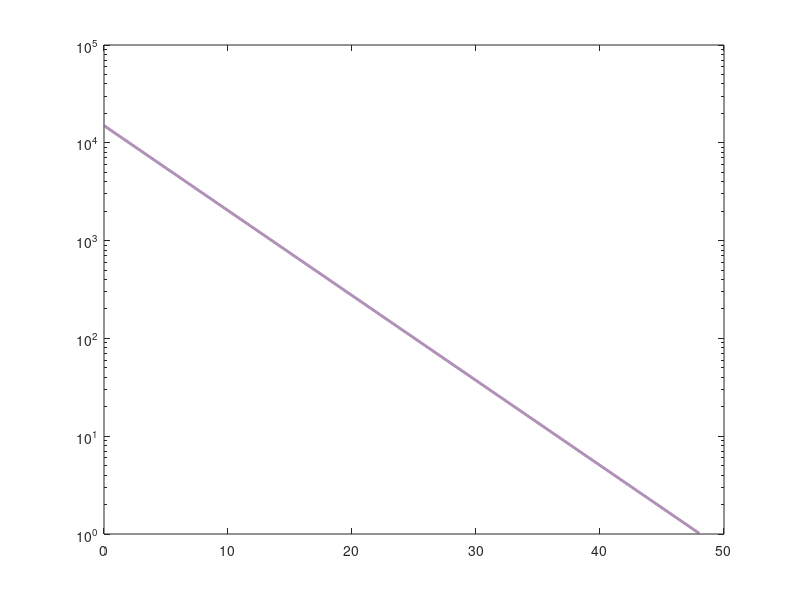

MATLAB code to generate this figure: (Note: this script raises an error after producing the figure.)
clear vars;
k_A = 1/5
A_0 = 15000;
N_A_prime = @(t, N_A) -k_A*N_A;
h = [1, 0.1, 0.01];

x = 0:0.01:48
y1 = 15000*exp(-0.2*x)

figure
semilogy(x,y1, 'Color', [135/255,86/255,146/255], 'LineWidth', 2)
hold on

h = 0.01
semilogy(0:h:48, ode_euler(N_A_prime, 0:h:48, A_0), 'Color', [243/255,132/255,0], 'LineWidth', 2)
x = 0:h:48
y1 = 15000*exp(-0.2*x)
semilogy(0:h:48, abs(y1 - ode_euler(N_A_prime, 0:h:48, A_0)), 'Color', [0,136/255,86/255], 'LineWidth', 2)

h = 0.1
semilogy(0:h:48, ode_euler(N_A_prime, 0:h:48, A_0), 'Color', [161/255,202/255,241/255], 'LineWidth', 2)
x = 0:h:48
y1 = 15000*exp(-0.2*x)
semilogy(0:h:48, abs(y1 - ode_euler(N_A_prime, 0:h:48, A_0)), 'Color', [132/255,132/255,130/255], 'LineWidth', 2)

h = 1
semilogy(0:h:48, ode_euler(N_A_prime, 0:h:48, A_0), 'Color', [190/255,0,50/255], 'LineWidth', 2)
x = 0:h:48
y1 = 15000*exp(-0.2*x)
semilogy(0:h:48, abs(y1 - ode_euler(N_A_prime, 0:h:48, A_0)), 'Color', [194/255,178/255,128/255], 'LineWidth', 2)


hold off
legend('h=analytical','h=0.01','h=0.01 abs error','h=0.1', 'h=0.1 abs error', 'h=1', 'h=1 abs error')
title("Euler Approximations And Their Error")
ylabel('# of Atoms')
xlabel('t')
axis tight

x = 45:0.01:48
y1 = 15000*exp(-0.2*x)
figure
semilogy(x,y1, 'Color', [135/255,86/255,146/255], 'LineWidth', 2)
hold on

h = 0.01
semilogy(45:h:48, ode_euler(N_A_prime, 45:h:48, y1(1)), 'Color', [243/255,132/255,0], 'LineWidth', 2)
x = 45:h:48
y1 = 15000*exp(-0.2*x)


h = 0.1
semilogy(45:h:48, ode_euler(N_A_prime, 45:h:48, y1(1)), 'Color', [161/255,202/255,241/255], 'LineWidth', 2)
x = 45:h:48
y1 = 15000*exp(-0.2*x)


h = 1
semilogy(45:h:48, ode_euler(N_A_prime, 45:h:48, y1(1)), 'Color', [190/255,0,50/255], 'LineWidth', 2)
x = 45:h:48
y1 = 15000*exp(-0.2*x)


hold off
legend('h=analytical','h=0.01','h=0.1', 'h=1')
title("Euler Approximations And Their Error")
ylabel('# of Atoms')
xlabel('t')
axis tight
